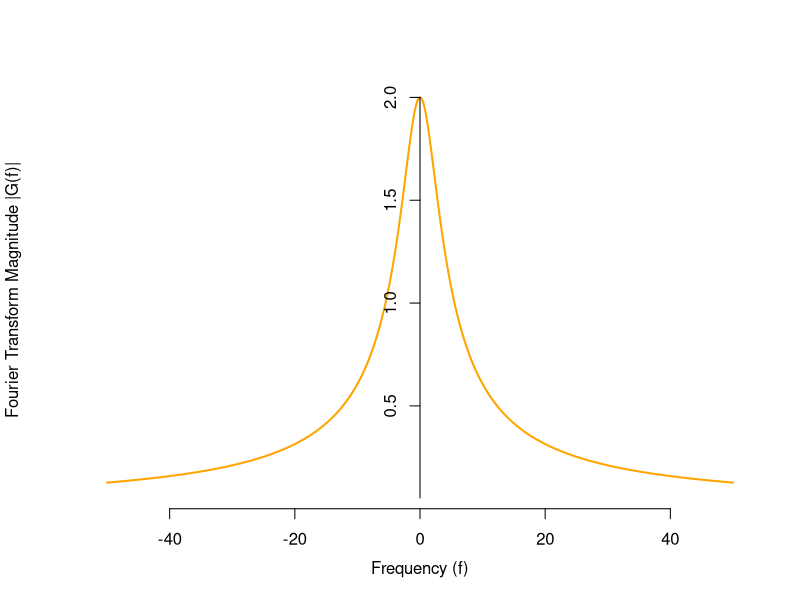

The R source for this figure:
## ---- chunk 1
fs <- seq(-50, 50, by=.1)
plot(fs, sqrt(4 / (1 + (2*pi*fs/20)^2)), col="orange", type="l", lwd=2,
     xaxt="n", yaxt="n", bty="n",
     xlab="Frequency (f)", ylab="Fourier Transform Magnitude |G(f)|")
axis(1, pos=0)
axis(2, pos=0, at=(0:4) / 2)
